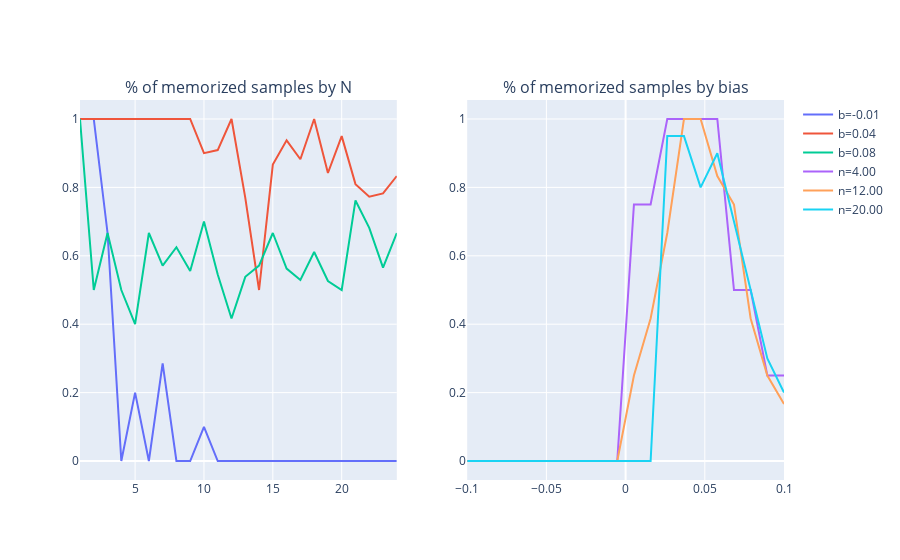

Notebook code cell kept with this figure:
### Code cell
fig = make_subplots(rows=1, cols=2, subplot_titles=("% of memorized samples by N","% of memorized samples by bias"))

# col 1
for i in range(10, suc_bias.shape[0], 4):
    fig.add_trace(go.Scatter(x=np.arange(1,25), y=suc_bias[i-1]/np.arange(1,25), name="b={:.2f}".format(biases[i-1])), row=1, col=1)

#col 2
for i in range(4,24, 8):
    fig.add_trace(go.Scatter(x=biases, y=suc_bias.T[i-1]/i, name="n={:.2f}".format(i)), row=1, col=2)

fig.show()

### Figure 1 — Plotly figure (JSON) as saved in the notebook; plotly's stock layout.template omitted (floating-point values rounded to 4 significant figures)
{"data": [{"name": "b=-0.01", "type": "scatter", "x": [1, 2, 3, 4, 5, 6, 7, 8, 9, 10, 11, 12, 13, 14, 15, 16, 17, 18, 19, 20, 21, 22, 23, 24], "xaxis": "x", "y": [1, 1, 0.6667, 0, 0.2, 0, 0.2857, 0, 0, 0.1, 0, 0, 0, 0, 0, 0, 0, 0, 0, 0, 0, 0, 0, 0], "yaxis": "y"}, {"name": "b=0.04", "type": "scatter", "x": [1, 2, 3, 4, 5, 6, 7, 8, 9, 10, 11, 12, 13, 14, 15, 16, 17, 18, 19, 20, 21, 22, 23, 24], "xaxis": "x", "y": [1, 1, 1, 1, 1, 1, 1, 1, 1, 0.9, 0.9091, 1, 0.7692, 0.5, 0.8667, 0.9375, 0.8824, 1, 0.8421, 0.95, 0.8095, 0.7727, 0.7826, 0.8333], "yaxis": "y"}, {"name": "b=0.08", "type": "scatter", "x": [1, 2, 3, 4, 5, 6, 7, 8, 9, 10, 11, 12, 13, 14, 15, 16, 17, 18, 19, 20, 21, 22, 23, 24], "xaxis": "x", "y": [1, 0.5, 0.6667, 0.5, 0.4, 0.6667, 0.5714, 0.625, 0.5556, 0.7, 0.5455, 0.4167, 0.5385, 0.5714, 0.6667, 0.5625, 0.5294, 0.6111, 0.5263, 0.5, 0.7619, 0.6818, 0.5652, 0.6667], "yaxis": "y"}, {"name": "n=4.00", "type": "scatter", "x": [-0.1, -0.08947, -0.07895, -0.06842, -0.05789, -0.04737, -0.03684, -0.02632, -0.01579, -0.005263, 0.005263, 0.01579, 0.02632, 0.03684, 0.04737, 0.05789, 0.06842, 0.07895, 0.08947, 0.1], "xaxis": "x2", "y": [0, 0, 0, 0, 0, 0, 0, 0, 0, 0, 0.75, 0.75, 1, 1, 1, 1, 0.5, 0.5, 0.25, 0.25], "yaxis": "y2"}, {"name": "n=12.00", "type": "scatter", "x": [-0.1, -0.08947, -0.07895, -0.06842, -0.05789, -0.04737, -0.03684, -0.02632, -0.01579, -0.005263, 0.005263, 0.01579, 0.02632, 0.03684, 0.04737, 0.05789, 0.06842, 0.07895, 0.08947, 0.1], "xaxis": "x2", "y": [0, 0, 0, 0, 0, 0, 0, 0, 0, 0, 0.25, 0.4167, 0.6667, 1, 1, 0.8333, 0.75, 0.4167, 0.25, 0.1667], "yaxis": "y2"}, {"name": "n=20.00", "type": "scatter", "x": [-0.1, -0.08947, -0.07895, -0.06842, -0.05789, -0.04737, -0.03684, -0.02632, -0.01579, -0.005263, 0.005263, 0.01579, 0.02632, 0.03684, 0.04737, 0.05789, 0.06842, 0.07895, 0.08947, 0.1], "xaxis": "x2", "y": [0, 0, 0, 0, 0, 0, 0, 0, 0, 0, 0, 0, 0.95, 0.95, 0.8, 0.9, 0.7, 0.5, 0.3, 0.2], "yaxis": "y2"}], "layout": {"annotations": [{"font": {"size": 16}, "showarrow": false, "text": "% of memorized samples by N", "x": 0.225, "xanchor": "center", "xref": "paper", "y": 1, "yanchor": "bottom", "yref": "paper"}, {"font": {"size": 16}, "showarrow": false, "text": "% of memorized samples by bias", "x": 0.775, "xanchor": "center", "xref": "paper", "y": 1, "yanchor": "bottom", "yref": "paper"}], "xaxis": {"anchor": "y", "domain": [0, 0.45]}, "xaxis2": {"anchor": "y2", "domain": [0.55, 1]}, "yaxis": {"anchor": "x", "domain": [0, 1]}, "yaxis2": {"anchor": "x2", "domain": [0, 1]}}}
